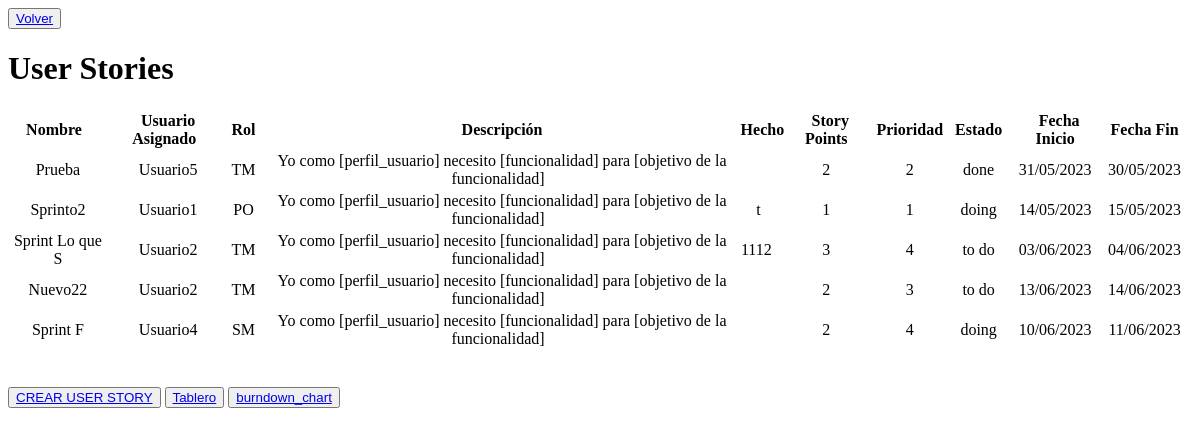
/listar_user_stories/SP00000004, run on an earlier commit of the app's database.
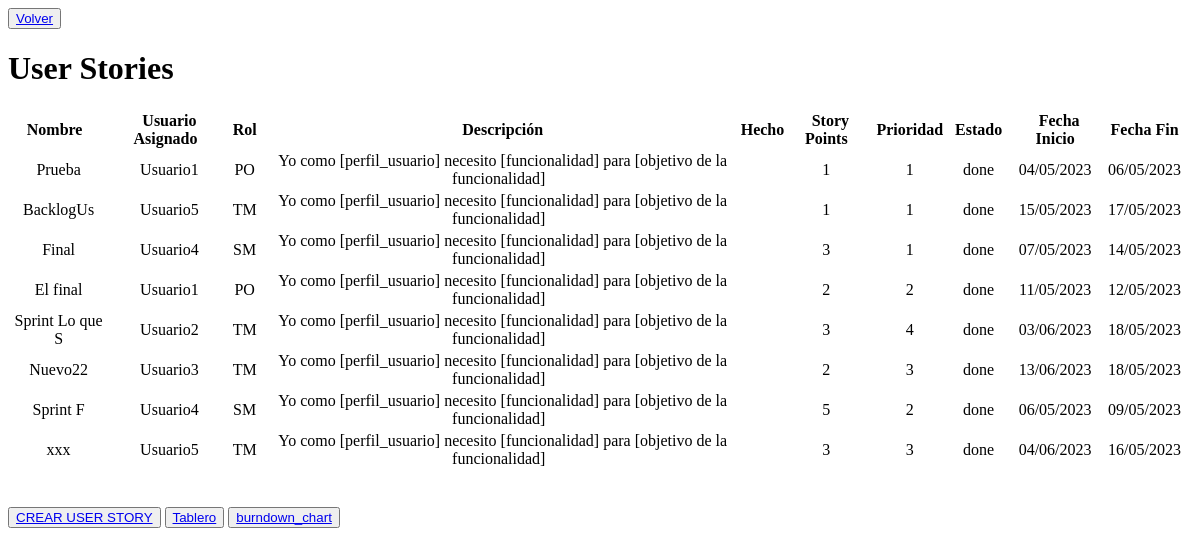
And on a later commit of the database.
### login/models.py (models this page shows, shortened)
class UserStories(models.Model):
    id_user_story = models.AutoField(primary_key=True)
    usuario_proyecto = models.ForeignKey(UsuarioProyecto, on_delete=models.SET_NULL, null=True)
    sprint = models.ForeignKey(Sprint, on_delete=models.SET_NULL, null=True)
    nombre = models.CharField(max_length=255)
    descripcion = models.TextField(null=True)
    hecho = models.TextField(null=True)
    proyect = models.ForeignKey(Proyecto, on_delete=models.CASCADE)
    story_points = models.IntegerField(null=True)
    prioridad = models.IntegerField(null=True)
    estado = models.ForeignKey(Estado, on_delete=models.SET_NULL, null=True)
    fecha_inicio = models.DateField(null=True, blank=True)
    fecha_fin = models.DateField(null=True, blank=True)

class UsuarioProyecto(models.Model):
    id_usu_proy_rol = models.AutoField(primary_key=True)
    usuario = models.ForeignKey(Usuario, on_delete=models.CASCADE)
    proyecto = models.ForeignKey(Proyecto, on_delete=models.CASCADE)
    rol_usuario = models.ForeignKey(Rol, on_delete=models.CASCADE)

class Usuario(models.Model):
    id = models.AutoField(primary_key=True)
    nombre = models.CharField(max_length=255)
    email = models.EmailField(unique=True)
    telefono = models.CharField(max_length=20)

class Rol(models.Model):
    TIPOS_ROLES = (
        ('PO', 'Product Owner'),
        ('SM', 'Scrum Master'),
        ('TM', 'Team Member'),
    )
    tipo_rol = models.CharField(max_length=2, choices=TIPOS_ROLES)

class Estado(models.Model):
    ESTADO_CHOICES = [
        ('to do', 'To Do'),
        ('doing', 'Doing'),
        ('done', 'Done'),
        ('cancelled', 'Cancelled'),
    ]
    estado = models.CharField(max_length=20, choices=ESTADO_CHOICES)

### login/views.py (the view)
# urls.py: path('listar_user_stories/<sprint_id>', views.listarUSdelSprint, name="listarUSdelSprint"),
def listarUSdelSprint(request,sprint_id):
    sprint = get_object_or_404(Sprint, sprint_backlog_id=sprint_id)
    user_stories = UserStories.objects.filter(sprint=sprint)
    usuarios_proyecto = UsuarioProyecto.objects.filter(proyecto=sprint.proyecto)
    sm=0
    for usuarioPry in usuarios_proyecto:
        if usuarioPry.rol_usuario.tipo_rol == "SM":
            sm = usuarioPry.usuario.id
    context = {
        'user_stories': user_stories,
        'sprint_id': sprint_id,
        'sm': sm
    }
    return render(request, 'login/listar_user_stories.html', context)

### templates/login/listar_user_stories.html (shortened to what this page needs)
<!DOCTYPE html>
<html lang="en">
<head>
</head>
<body>
    <button type="submit"><a href="/volver_home" class="boton">Volver</a></button>
    <h1>User Stories</h1>
  <div style="text-align: center;">
    <table>
      <thead>
        <tr>
          <th>Nombre&nbsp;&nbsp;</th>
          <th>Usuario Asignado&nbsp;&nbsp;</th>
          <th>Rol&nbsp;&nbsp;</th>
          <th>Descripción</th>
          <th>Hecho</th>
          <th>Story Points&nbsp;&nbsp;</th>
          <th>Prioridad&nbsp;&nbsp;</th>
          <th>Estado&nbsp;&nbsp;</th>
          <th>Fecha Inicio&nbsp;&nbsp;</th>
          <th>Fecha Fin&nbsp;&nbsp;</th>
        </tr>
      </thead>
      <tbody>
        {% for user_story in user_stories %}
          <tr>
            <td>{{ user_story.nombre }}</td>
            <td>{{ user_story.usuario_proyecto.usuario.nombre }}</td>
            <td>{{ user_story.usuario_proyecto.rol_usuario.tipo_rol }}&nbsp;&nbsp;</td>
            <td>{{ user_story.descripcion }}&nbsp;&nbsp;</td>
            <td>{{ user_story.hecho }}&nbsp;&nbsp;</td>
            <td>{{ user_story.story_points }}&nbsp;&nbsp;</td>
            <td>{{ user_story.prioridad }}&nbsp;&nbsp;</td>
            <td>{{ user_story.estado.estado }}&nbsp;&nbsp;</td>
            <td>{{ user_story.fecha_inicio|date:'d/m/Y' }}&nbsp;&nbsp;</td>
            <td>{{ user_story.fecha_fin|date:'d/m/Y' }}&nbsp;&nbsp;</td>
          </tr>
        {% endfor %}
      </tbody>
    </table>
  </div>
  <br>
  <br>
  <button type="submit"><a href="{% url 'crear_us' sprint_id=sprint_id %}" class="boton">CREAR USER STORY</a></button>
  <button><a href="{% url 'kanban_board' sprint_id=sprint_id %}">Tablero</a></button>
  <button><a href="{% url 'burndown_chart' sprint_id=sprint_id %}">burndown_chart</a></button>
</body>
</html>

What changed in the data, as far as the page shows it:
removed UserStories: nombre "Sprinto2", usuario_proyecto.usuario.nombre "Usuario1", usuario_proyecto.rol_usuario.tipo_rol "PO", descripcion "Yo como [perfil_usuario] necesito [funcionalidad] para [objetivo de la funcionalidad]", hecho "t", story_points "1", prioridad "1", estado.estado "doing", fecha_inicio "14/05/2023", fecha_fin "15/05/2023"
changed UserStories "Prueba": usuario_proyecto.usuario.nombre "Usuario5" → "Usuario1"; usuario_proyecto.rol_usuario.tipo_rol "TM" → "PO"; story_points "2" → "1"; prioridad "2" → "1"; fecha_inicio "31/05/2023" → "04/05/2023"; fecha_fin "30/05/2023" → "06/05/2023"
now on this page (row edited): UserStories: nombre "BacklogUs", usuario_proyecto.usuario.nombre "Usuario5", usuario_proyecto.rol_usuario.tipo_rol "TM", descripcion "Yo como [perfil_usuario] necesito [funcionalidad] para [objetivo de la funcionalidad]", story_points "1", prioridad "1", estado.estado "done", fecha_inicio "15/05/2023", fecha_fin "17/05/2023"
now on this page (row edited): UserStories: nombre "Final", usuario_proyecto.usuario.nombre "Usuario4", usuario_proyecto.rol_usuario.tipo_rol "SM", descripcion "Yo como [perfil_usuario] necesito [funcionalidad] para [objetivo de la funcionalidad]", story_points "3", prioridad "1", estado.estado "done", fecha_inicio "07/05/2023", fecha_fin "14/05/2023"
now on this page (row edited): UserStories: nombre "El final", usuario_proyecto.usuario.nombre "Usuario1", usuario_proyecto.rol_usuario.tipo_rol "PO", descripcion "Yo como [perfil_usuario] necesito [funcionalidad] para [objetivo de la funcionalidad]", story_points "2", prioridad "2", estado.estado "done", fecha_inicio "11/05/2023", fecha_fin "12/05/2023"
changed UserStories "Sprint Lo que S": estado.estado "to do" → "done"; fecha_fin "04/06/2023" → "18/05/2023"; hecho "1112" → (not shown)
changed UserStories "Nuevo22": usuario_proyecto.usuario.nombre "Usuario2" → "Usuario3"; estado.estado "to do" → "done"; fecha_fin "14/06/2023" → "18/05/2023"
changed UserStories "Sprint F": story_points "2" → "5"; prioridad "4" → "2"; estado.estado "doing" → "done"; fecha_inicio "10/06/2023" → "06/05/2023"; fecha_fin "11/06/2023" → "09/05/2023"
added UserStories: nombre "xxx", usuario_proyecto.usuario.nombre "Usuario5", usuario_proyecto.rol_usuario.tipo_rol "TM", descripcion "Yo como [perfil_usuario] necesito [funcionalidad] para [objetivo de la funcionalidad]", story_points "3", prioridad "3", estado.estado "done", fecha_inicio "04/06/2023", fecha_fin "16/05/2023"
